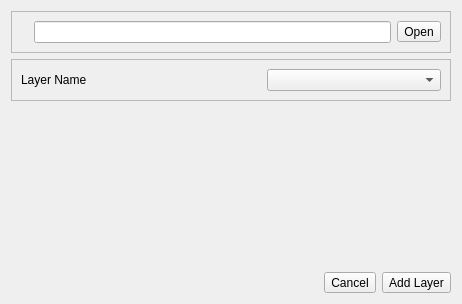
<?xml version="1.0" encoding="UTF-8"?>
<ui version="4.0">
 <class>AddAnalysisAreaDialog</class>
 <widget class="QDialog" name="AddAnalysisAreaDialog">
  <property name="windowModality">
   <enum>Qt::WindowModal</enum>
  </property>
  <property name="geometry">
   <rect>
    <x>0</x>
    <y>0</y>
    <width>462</width>
    <height>304</height>
   </rect>
  </property>
  <property name="windowTitle">
   <string>Load Custom Analysis Layer</string>
  </property>
  <layout class="QVBoxLayout" name="verticalLayout_2">
   <item>
    <widget class="QFrame" name="frame_2">
     <property name="frameShape">
      <enum>QFrame::StyledPanel</enum>
     </property>
     <property name="frameShadow">
      <enum>QFrame::Raised</enum>
     </property>
     <layout class="QVBoxLayout" name="verticalLayout_3">
      <item>
       <layout class="QHBoxLayout" name="horizontalLayout_15">
        <item>
         <widget class="QLabel" name="label_15">
          <property name="text">
           <string/>
          </property>
         </widget>
        </item>
        <item>
         <widget class="QLineEdit" name="addLayerLineEdit"/>
        </item>
        <item>
         <widget class="QToolButton" name="openLayerFileToolButton">
          <property name="text">
           <string>Open</string>
          </property>
         </widget>
        </item>
       </layout>
      </item>
     </layout>
    </widget>
   </item>
   <item>
    <widget class="QFrame" name="frame">
     <property name="frameShape">
      <enum>QFrame::StyledPanel</enum>
     </property>
     <property name="frameShadow">
      <enum>QFrame::Raised</enum>
     </property>
     <layout class="QVBoxLayout" name="verticalLayout">
      <item>
       <layout class="QHBoxLayout" name="horizontalLayout">
        <item>
         <widget class="QLabel" name="label_16">
          <property name="text">
           <string>Layer Name</string>
          </property>
         </widget>
        </item>
        <item>
         <spacer name="horizontalSpacer_2">
          <property name="orientation">
           <enum>Qt::Horizontal</enum>
          </property>
          <property name="sizeHint" stdset="0">
           <size>
            <width>40</width>
            <height>20</height>
           </size>
          </property>
         </spacer>
        </item>
        <item>
         <widget class="QComboBox" name="addLayerComboBox">
          <property name="sizePolicy">
           <sizepolicy hsizetype="MinimumExpanding" vsizetype="Fixed">
            <horstretch>0</horstretch>
            <verstretch>0</verstretch>
           </sizepolicy>
          </property>
         </widget>
        </item>
       </layout>
      </item>
     </layout>
    </widget>
   </item>
   <item>
    <spacer name="verticalSpacer">
     <property name="orientation">
      <enum>Qt::Vertical</enum>
     </property>
     <property name="sizeHint" stdset="0">
      <size>
       <width>20</width>
       <height>40</height>
      </size>
     </property>
    </spacer>
   </item>
   <item>
    <layout class="QHBoxLayout" name="horizontalLayout_2">
     <item>
      <spacer name="horizontalSpacer">
       <property name="orientation">
        <enum>Qt::Horizontal</enum>
       </property>
       <property name="sizeHint" stdset="0">
        <size>
         <width>40</width>
         <height>20</height>
        </size>
       </property>
      </spacer>
     </item>
     <item>
      <widget class="QToolButton" name="cancelToolButton">
       <property name="text">
        <string>Cancel</string>
       </property>
      </widget>
     </item>
     <item>
      <widget class="QToolButton" name="addLayerToolButton">
       <property name="enabled">
        <bool>true</bool>
       </property>
       <property name="text">
        <string>Add Layer</string>
       </property>
      </widget>
     </item>
    </layout>
   </item>
  </layout>
 </widget>
 <resources/>
 <connections/>
</ui>
